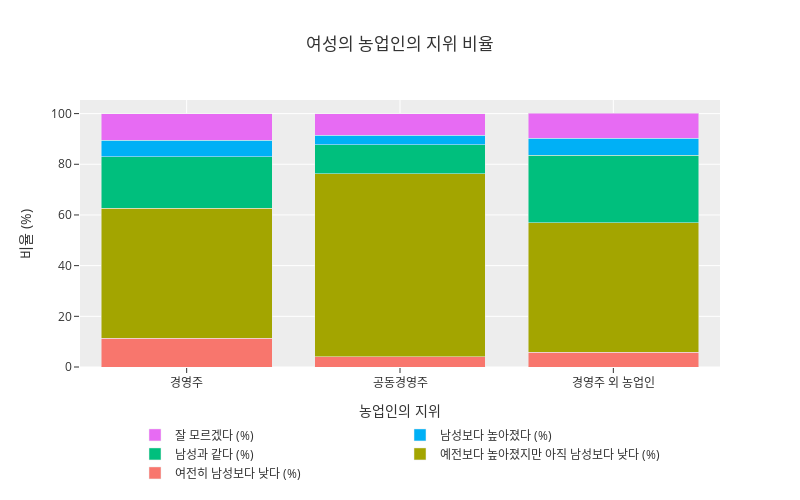

The code cell stored with this chart in its notebook:
### Code cell
fig = go.Figure()

for column in values.columns:
    fig.add_trace(go.Bar(
        x=age_groups,
        y=values[column],
        name=column
    ))
fig.update_layout(
    title='여성의 농업인의 지위 비율',
    xaxis_title='농업인의 지위',
    yaxis_title='비율 (%)',
    barmode='stack',width=800,height=500,
    legend=dict(
        orientation="h",
        yanchor="top",
        y=-0.2, 
        xanchor="center",
        x=0.5
    )
,template='ggplot2')

fig

### Figure 1 — Plotly figure (JSON) as saved in the notebook; plotly's stock layout.template omitted (floating-point values rounded to 4 significant figures)
{"data": [{"name": "여전히 남성보다 낮다 (%)", "type": "bar", "x": ["경영주", "공동경영주", "경영주 외 농업인"], "y": [11.3, 4, 5.8]}, {"name": "예전보다 높아졌지만 아직 남성보다 낮다 (%)", "type": "bar", "x": ["경영주", "공동경영주", "경영주 외 농업인"], "y": [51.4, 72.2, 51.1]}, {"name": "남성과 같다 (%)", "type": "bar", "x": ["경영주", "공동경영주", "경영주 외 농업인"], "y": [20.3, 11.5, 26.6]}, {"name": "남성보다 높아졌다 (%)", "type": "bar", "x": ["경영주", "공동경영주", "경영주 외 농업인"], "y": [6.4, 3.8, 6.7]}, {"name": "잘 모르겠다 (%)", "type": "bar", "x": ["경영주", "공동경영주", "경영주 외 농업인"], "y": [10.5, 8.5, 9.9]}], "layout": {"barmode": "stack", "height": 500, "legend": {"orientation": "h", "x": 0.5, "xanchor": "center", "y": -0.2, "yanchor": "top"}, "title": {"text": "여성의 농업인의 지위 비율"}, "width": 800, "xaxis": {"autorange": true, "range": [-0.5, 2.5], "title": {"text": "농업인의 지위"}, "type": "category"}, "yaxis": {"autorange": true, "range": [0, 105.4], "title": {"text": "비율 (%)"}, "type": "linear"}}}
